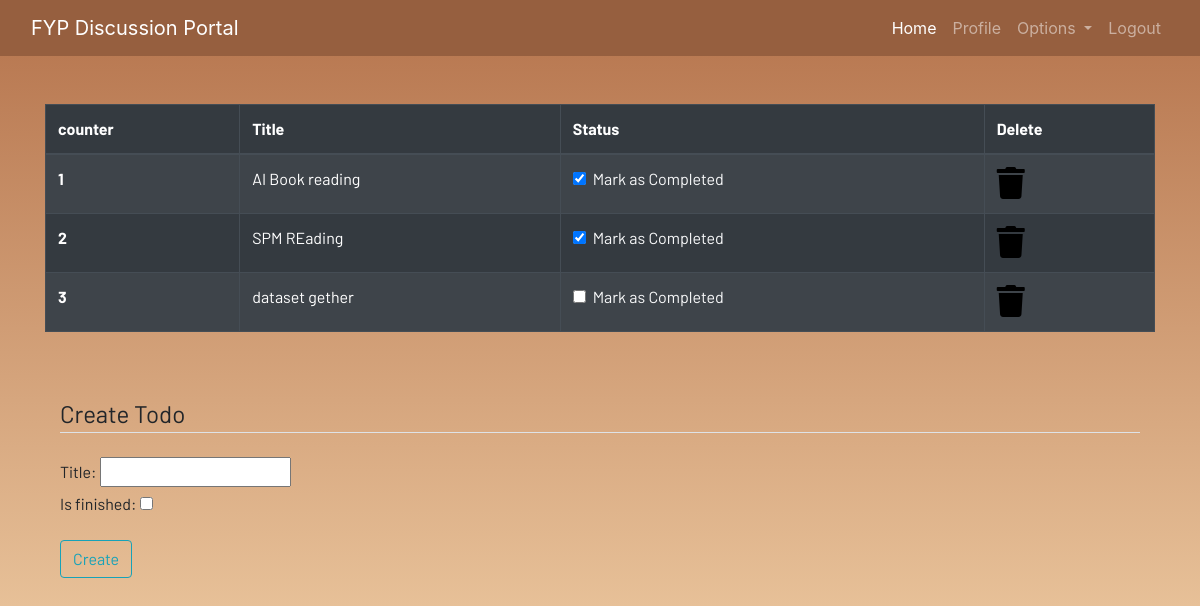
/todo (signed in), run on an earlier commit of the app's database.
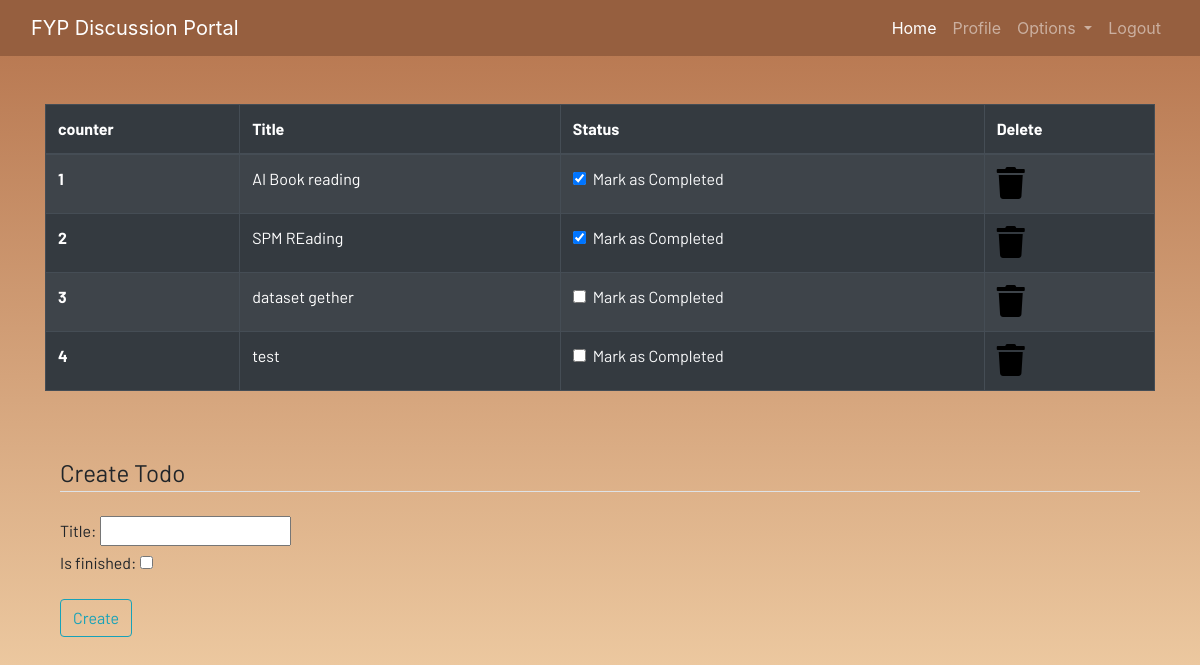
And on a later commit of the database.
### dashboard/models.py (models this page shows)
class Todo(models.Model):
    user=models.ForeignKey(User,on_delete=models.CASCADE)
    title=models.CharField(max_length=200)
    is_finished=models.BooleanField(default=False)

### dashboard/views.py (the view)
# urls.py: path('todo',views.todo, name="todo"),
@login_required
def todo(request):
    if request.method == 'POST':
        form =TodoForm(request.POST)
        if form.is_valid():
            try:
                finished=request.POST["is_finished"]
                if finished =='on':
                    finished =True
                else:
                    finished=False
            except:
                    finished=False
            todos=Todo(
                    user=request.user,
                    title=request.POST['title'],
                    is_finished=finished
                )
            todos.save()
            messages.success(request,f"Todo added from {request.user.username} successfully")
    else:
        form=TodoForm()
    todo=Todo.objects.filter(user=request.user)
    if len(todo)== 0:
        todos_done=True
    else:
        todos_done=False
    context={
        'form':form,
        'todos':todo,
        'todos_done':todos_done
    }
    return render(request,'dashboard/todo.html',context)

### dashboard/forms.py
class TodoForm(forms.ModelForm):
    class Meta:
        model=Todo
        fields=['title','is_finished']

### dashboard/templates/dashboard/todo.html (shortened to what this page needs)
{% extends 'dashboard/base.html' %} {% load static %} {% block content %}
<div class="container">
  {% if not todos_done %}
  <table class="table table-striped table-bordered table-hover table-dark">
    <thead>
      <tr>
        <th scope="col">counter</th>
        <th scope="col">Title</th>
        <th scope="col">Status</th>
        <th scope="col">Delete</th>
      </tr>
    </thead>
    <tbody>
      {% for todo in todos %}
      <tr>
        <th scope="row">{{forloop.counter}}</th>
        <td>{{todo.title}}</td>
        <td>
          <a href="{% url 'update_todo' todo.id %}">
            <div class="form-check">
              {% if todo.is_finished == True %}
              <input
                class="form-check-input"
                type="checkbox"
                value=""
                checked
              />
              {% else %}
              <input class="form-check-input" type="checkbox" value="" />
              {% endif %}
              <label class="form-check-label text-light" for="flexCheckDefault">
                Mark as Completed
              </label>
            </div>
          </a>
        </td>
        <td>
          <a href="{% url "delete_todo" todo.id %}"><i class="fa fa-trash fa-2x"></i></a>
        </td>
      </tr>
      {% endfor %}
    </tbody>
  </table>
  {% else %}
  <h4>All tasks have been done!! create to add more</h4>
</div>
{% endif %}
<br /><br />
<div class="container">
  <form method="POST">
    <fieldset class="form-group">
      <legend class="border-bottom mb-4">Create Todo</legend>
      {{form}}
    </fieldset>
    <div class="form-group">
      <button href="" class="btn btn-outline-info" type="submit">Create</button>
    </div>
  </form>
</div>
{% endblock content %}

What changed in the data, as far as the page shows it:
added Todo: title "test"
